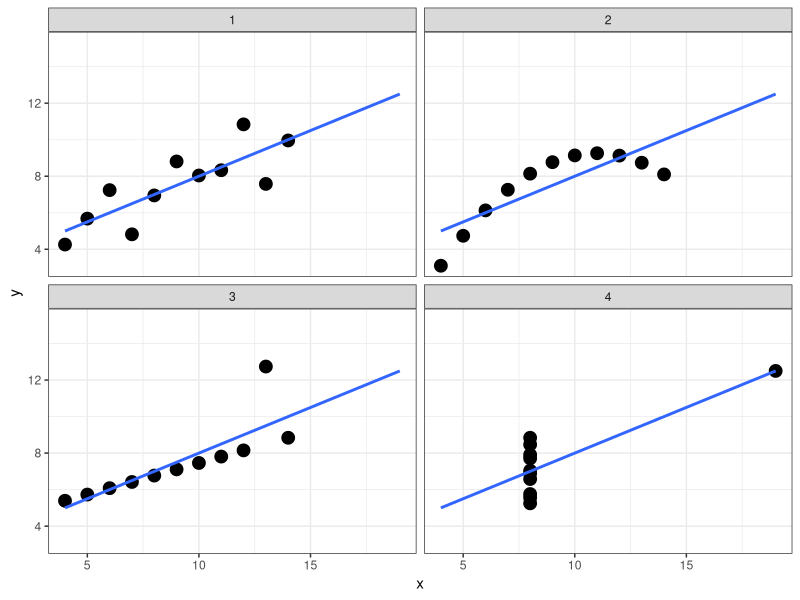

Write the R code that produced this figure.
# Brett Waugh
# 4 October 2017
# 3.2.1 Visualization Before Analysis
# Creates four comparative scatterplots based on the Anscombe dataset.


# Anscombe dataset is available with RStudio installation.
data(anscombe)  

# Sets the categories.
nrow(anscombe) # The number of rows in Anscombe. 
levels <-gl(4, nrow(anscombe)) # Groups into four 'levels'.

# Put Anscombe dataset into a data frame.
mydata <- with(anscombe, data.frame(x=c(x1, x2, x3, x4), y=c(y1, y2, y3, y4), mygroup = levels))

# Install ggplot2, you have not already done so. 
library(ggplot2)

# Set the theme and create the scatterplots. 
theme_set(theme_bw()) # set plot color theme

ggplot(mydata, aes(x,y)) + 
  geom_point(size =4) +
  geom_smooth(method = "lm", fill =NA, fullrange=TRUE) +
  facet_wrap(~mygroup)